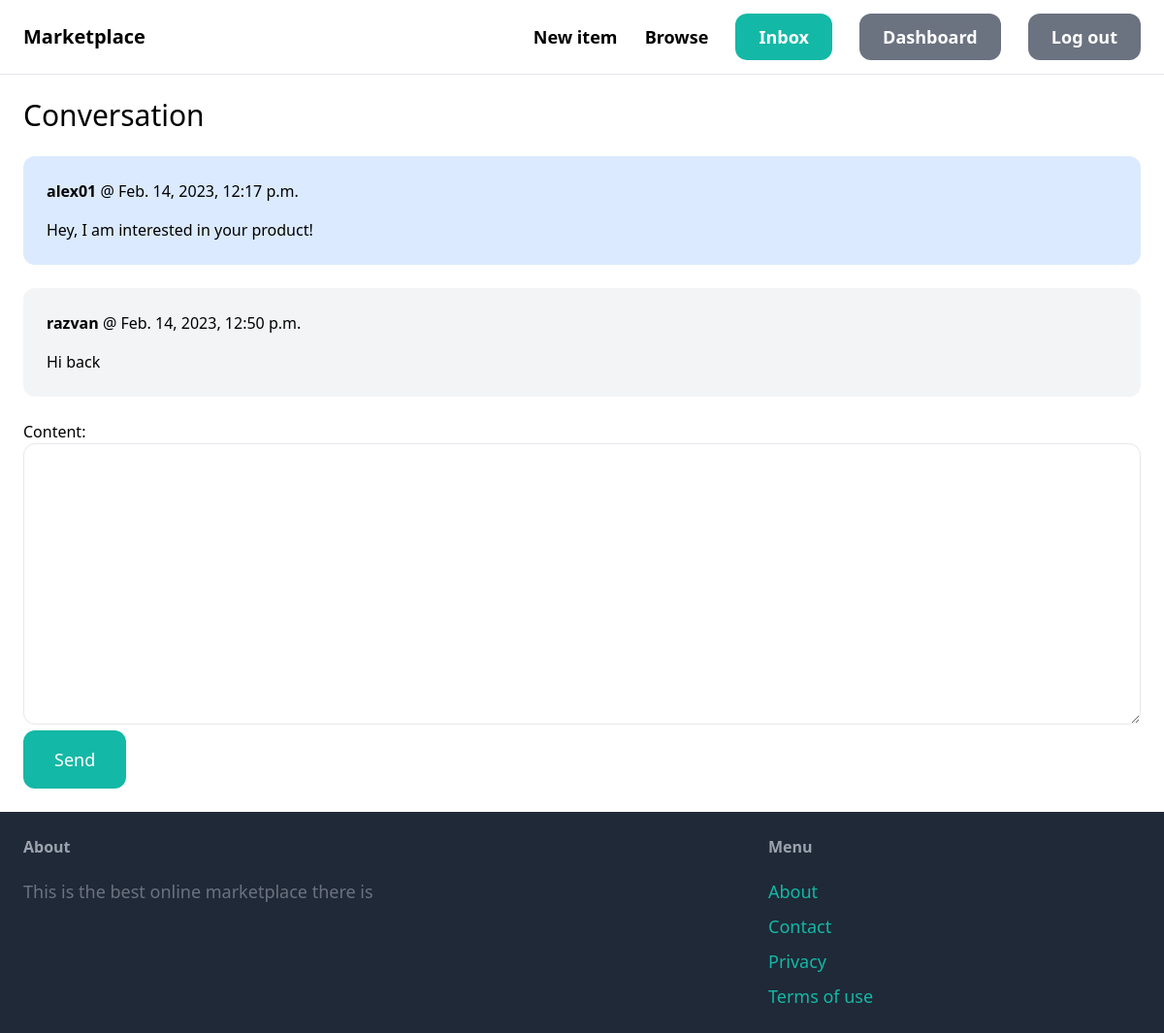
The app's page /inbox/3/ (signed in) with its own data.
### conversation/models.py (models this page shows)
class ConversationMessage(models.Model):
    conversation = models.ForeignKey(Conversation,related_name='message',on_delete=models.CASCADE)
    content = models.TextField()
    created_at = models.DateTimeField(auto_now_add=True)
    created_by = models.ForeignKey(User,related_name='created_messages',on_delete=models.CASCADE)

### conversation/views.py (the view)
# urls.py: path('<int:pk>/',views.detail,name='detail'),
@login_required
def detail(request,pk):
    conversation = Conversation.objects.filter(members__in=[request.user.id]).get(pk=pk)
    if request.method == 'POST':
        form = ConversationMessageForm(request.POST)
        if form.is_valid():
            conversation_message = form.save(commit=False)
            conversation_message.conversation = conversation
            conversation_message.created_by = request.user
            conversation_message.save()
            conversation.save()
            return redirect('conversation:detail', pk=pk)
    else:
        form = ConversationMessageForm()
    return render(request,'conversation/detail.html', {
        'conversation': conversation,
        'form': form,
    })

### conversation/forms.py
class ConversationMessageForm(forms.ModelForm):
    class Meta:
        model = ConversationMessage
        fields = ('content',)
        widgets = {
            'content': forms.Textarea(attrs={
                'class': 'w-full py-4 py-6 border rounded-xl',
            })
        }

### conversation/templates/conversation/detail.html (shortened to what this page needs)
{% extends 'core/base.html' %}
{% block content %}
    <h1 class="mb-6 text-3xl">Conversation</h1>
    <div class="space-y-6">
        {% for message in conversation.message.all %}
            <div class="p-6 flex {% if message.created_by == request.user %}bg-blue-100{% else %}bg-gray-100{% endif %} rounded-xl">
                <div>
                    <p class="mb-4"><strong>{{ message.created_by.username }}</strong> @ {{ message.created_at }}</p>
                    <p>{{ message.content }}</p>
                </div>
            </div>
        {% endfor %}
    </div>
    <form method="post" action="." class="mt-6">
        {{ form.as_p }}
        <button class="py-4 px-8 text-lg bg-teal-500 hover:bg-teal-700 rounded-xl text-white">Send</button>
    </form>
{% endblock %}

### records on screen
ConversationMessage: created_by.username "alex01", created_at "Feb. 14, 2023, 12:17 p.m.", content "Hey, I am interested in your product!"
ConversationMessage: created_by.username "razvan", created_at "Feb. 14, 2023, 12:50 p.m.", content "Hi back"
